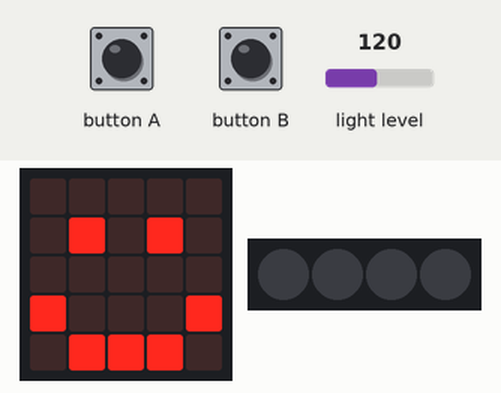
Recording of a program running on a simulated BBC micro:bit running MicroPython. Shown: the board's 5×5 LED display, 4 RGB LEDs in strip order, left to right. The test bench sets the inputs (shaded band); at power-on: light level 120.

Above: at 1.2 s.
1.3 s: button A pressed for 0.15 s
At 4.2 s:
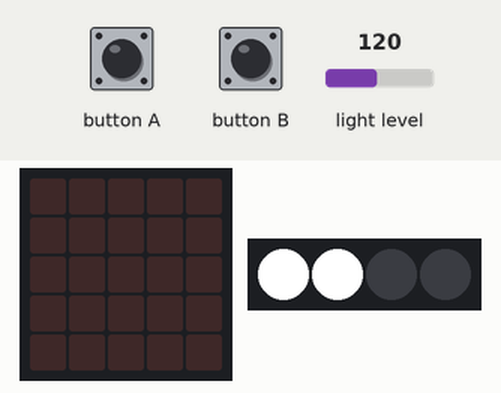
4.4 s: button A pressed for 3.2 s
At 6.6 s:
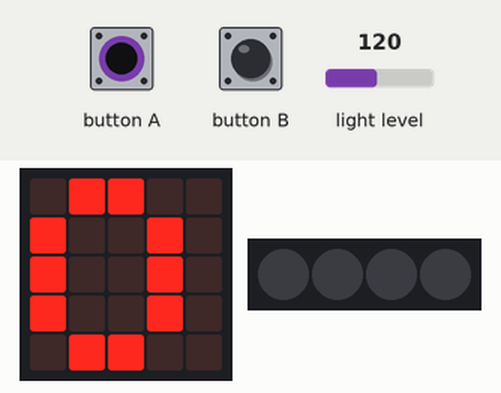
10.6 s: button A pressed for 1 s
At 10.8 s:
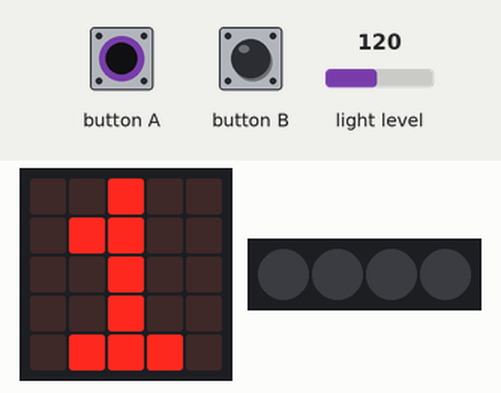
Timing chart, 0 to 16.3 s (numbered marks = the images above; inputs shaded):
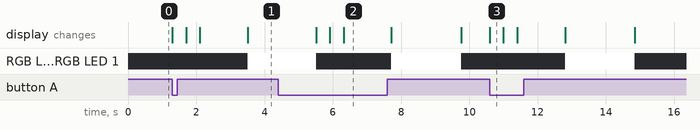

Measured:
- after the input at 1.3 s, RGB LED 0, RGB LED 1: off → RGB(255, 255, 255) after 2.2 s; the display: first changes at once (image 1 shows a later state)
- after the input at 4.4 s, the display: first changes after 1.1 s (image 2 shows a later state)
- after the input at 10.6 s, RGB LED 0, RGB LED 1: off → RGB(255, 255, 255) after 2.2 s, → off 2.0 s later; the display: changes at once (image 3)
- what the display in image 3 shows lasts 0.4 s, from 10.6 s to 11.0 s

The program:

main.py
```python
# (licence header left out)
from microbit import *
import neopixel

# variables
amountOfLight = 0
neopixelStrip = neopixel.NeoPixel(pin16, 4)

# cleanup
display.clear()
neopixelStrip[0] = (0, 0, 0)
neopixelStrip[1] = (0, 0, 0)
neopixelStrip[2] = (0, 0, 0)
neopixelStrip[3] = (0, 0, 0)
neopixelStrip.show()
display.show(Image.HAPPY)

# light up leds
while True:
    if button_a.is_pressed():

        # get light level
        amountOfLight = display.read_light_level()

        # show light level
        display.show(str(amountOfLight))
        sleep(1000)
        display.clear()

        if amountOfLight <= 51:
            neopixelStrip[0] = (0, 0, 0)
            neopixelStrip[1] = (0, 0, 0)
            neopixelStrip[2] = (0, 0, 0)
            neopixelStrip[3] = (0, 0, 0)
            neopixelStrip.show()

        # light up 1 led
        if amountOfLight > 52:
            neopixelStrip[0] = (255, 255, 255)
            neopixelStrip.show()

        # light up 2 leds
        if amountOfLight > 104:
            neopixelStrip[0] = (255, 255, 255)
            neopixelStrip[1] = (255, 255, 255)
            neopixelStrip.show()

        # light up 3 leds
        if amountOfLight > 156:
            neopixelStrip[0] = (255, 255, 255)
            neopixelStrip[1] = (255, 255, 255)
            neopixelStrip[2] = (255, 255, 255)
            neopixelStrip.show()

        # light up 4 leds
        if amountOfLight > 208:
            neopixelStrip[0] = (255, 255, 255)
            neopixelStrip[1] = (255, 255, 255)
            neopixelStrip[2] = (255, 255, 255)
            neopixelStrip[3] = (255, 255, 255)
            neopixelStrip.show()

        sleep(2000)
        neopixelStrip[0] = (0, 0, 0)
        neopixelStrip[1] = (0, 0, 0)
        neopixelStrip[2] = (0, 0, 0)
        neopixelStrip[3] = (0, 0, 0)
        neopixelStrip.show()
        display.show(Image.HAPPY)
```
